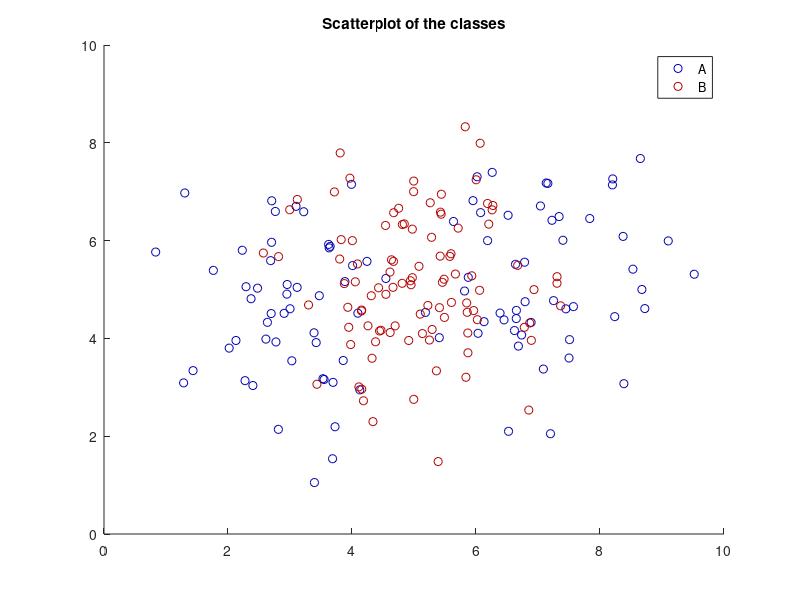
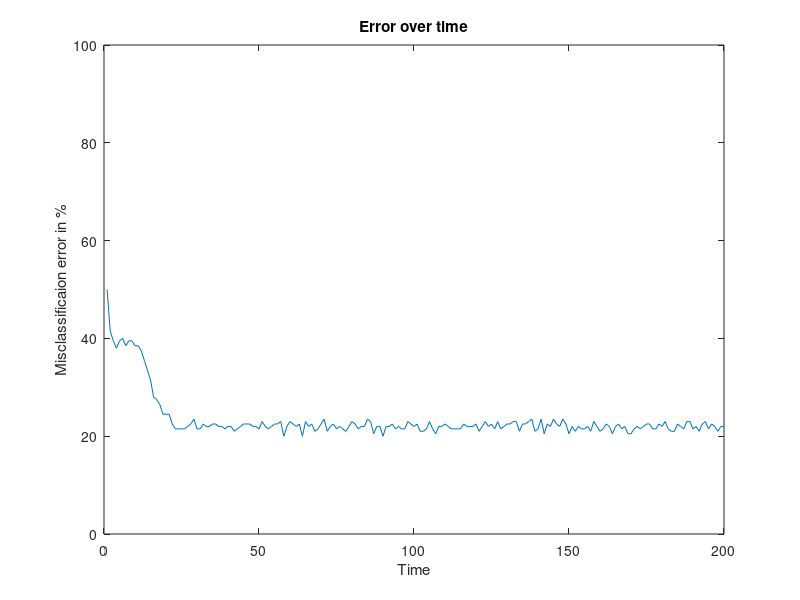
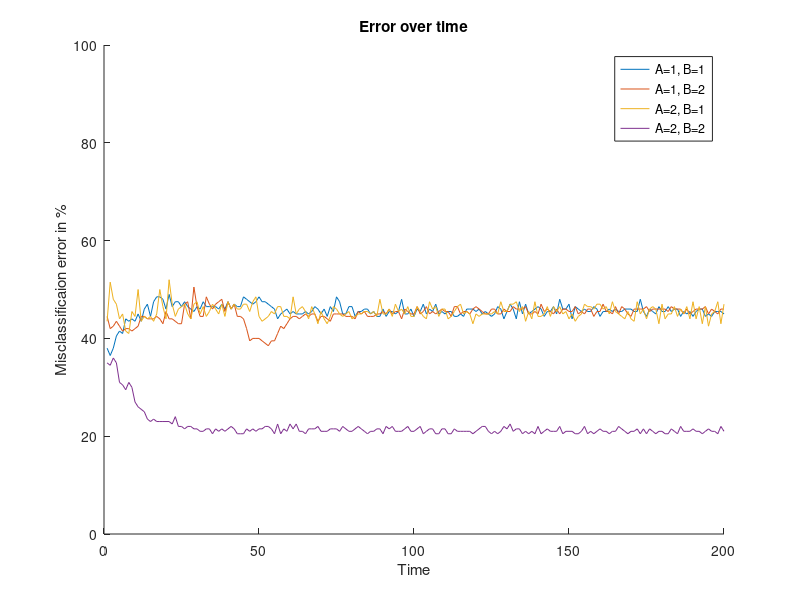

The MATLAB script that drew these images, in order:
function f = lab5_1()
    % Load in the data and set the number of examples P and vector dimension N
    d1 = load('data_lvq_A.mat');
    d2 = load('data_lvq_B.mat');
    data_A = d1.matA;
    data_B = d2.matB;
    data = cat(1,data_A,data_B);
    
    % plot the classes in a scatter plot blue for class A, red for class B
    fig1 = figure(1);
    scatter(data_A(:,1), data_A(:,2), 'MarkerEdgeColor',[0 0 0.7]);
    hold on
    scatter(data_B(:,1), data_B(:,2), 'MarkerEdgeColor',[0.7 0 0]);
    legend('A','B');
    title("Scatterplot of the classes")
    saveas(fig1,"lab5_1.png")

    % Get amount of examples P and dimension N
    [P, N] = size(data);

    % Set parameters, K is number of prototypes per class ([A, B]), 
    % N the learning rate and epochs the number of epochs
    K = [2, 1];
    n = 0.01;
    epochs = 200;

    [Error, prototypes] = lvq1(epochs, P, data, K, n);
    
    hold on
    prototypes_A = prototypes(1:K(1),:);
    prototypes_B = prototypes(K(1)+1:end,:);
    scatter(prototypes_A(:,1), prototypes_A(:,2), 'MarkerFaceColor',[0 0 0.7]);
    hold on
    scatter(prototypes_B(:,1), prototypes_B(:,2), 'MarkerFaceColor',[0.7 0 0]);
    legend('A','B','prototype A','prototype B');
    
    hold off
    fig2 = figure(2);

    %Plot the error over time
    plot(1:epochs, Error ./ P .* 100);
    ylim([0 100]);
    xlabel("Time");
    ylabel("Misclassificaion error in %");
    title("Error over time");
    saveas(fig2,"lab5_4.png");
    
    hold off
    fig3 = figure(3);
    Ks = [1 1; 1 2; 2 1; 2 2];
    for i = 1:4
        hold on
        K = Ks(i, :);
        [Error, prototypes] = lvq1(epochs, P, data, K, n);
        %Plot the errors over time
        plot(1:epochs, Error ./ P .* 100);
        ylim([0 100]);
        
    end
    legend('A=1, B=1','A=1, B=2','A=2, B=1','A=2, B=2');
    xlabel("Time");
    ylabel("Misclassificaion error in %");
    title("Error over time");
    saveas(fig3,"lab5_5.png");
    
end

function [Error, prototypes] = lvq1(epochs, P, data, K, n)
% Choose K random datapoints as prototypes
    init_perm_class1 = randperm(P/2, K(1)); 
    init_perm_class2 = randperm(P/2, K(2)) + P/2;

    % Initialize prototypes first half is the first class second half the other
    prototypes = [data(init_perm_class1(1:end),:); data(init_perm_class2(1:end),:)];

    % Initialize the quantization error vector
    Error = zeros(epochs, 1);
    
    % Iterate over all the epochs
    for t = 1:epochs
        % Shuffle the data using a permutation
        perm = randperm(P);
        % Iterate over all the data points
        for i = 1:P
            % Get the class for the example
            example_class = 1;        
            if (perm(i) > P/2)
                example_class = 2;
            end

            % Get the example vector
            example = data(perm(i), :);
            % Get the idx of the winner prototype
            [val, winner_idx] = min(pdist2(prototypes, example));
            % Update the winner

            % Get the class for the prototype
            prototype_class = 1;
            if (winner_idx > K(1))
                prototype_class = 2;
            end

            % Calculate psi
            psi = 1;
            if (prototype_class ~= example_class) 
                psi = -1;
                % Misclassified if it reaches this so add one to error
                Error(t) = Error(t) + 1;
            end
            % Update the winner
            prototypes(winner_idx, :) = prototypes(winner_idx,:) + n * psi *(example - prototypes(winner_idx,:));
        end   
    end
end